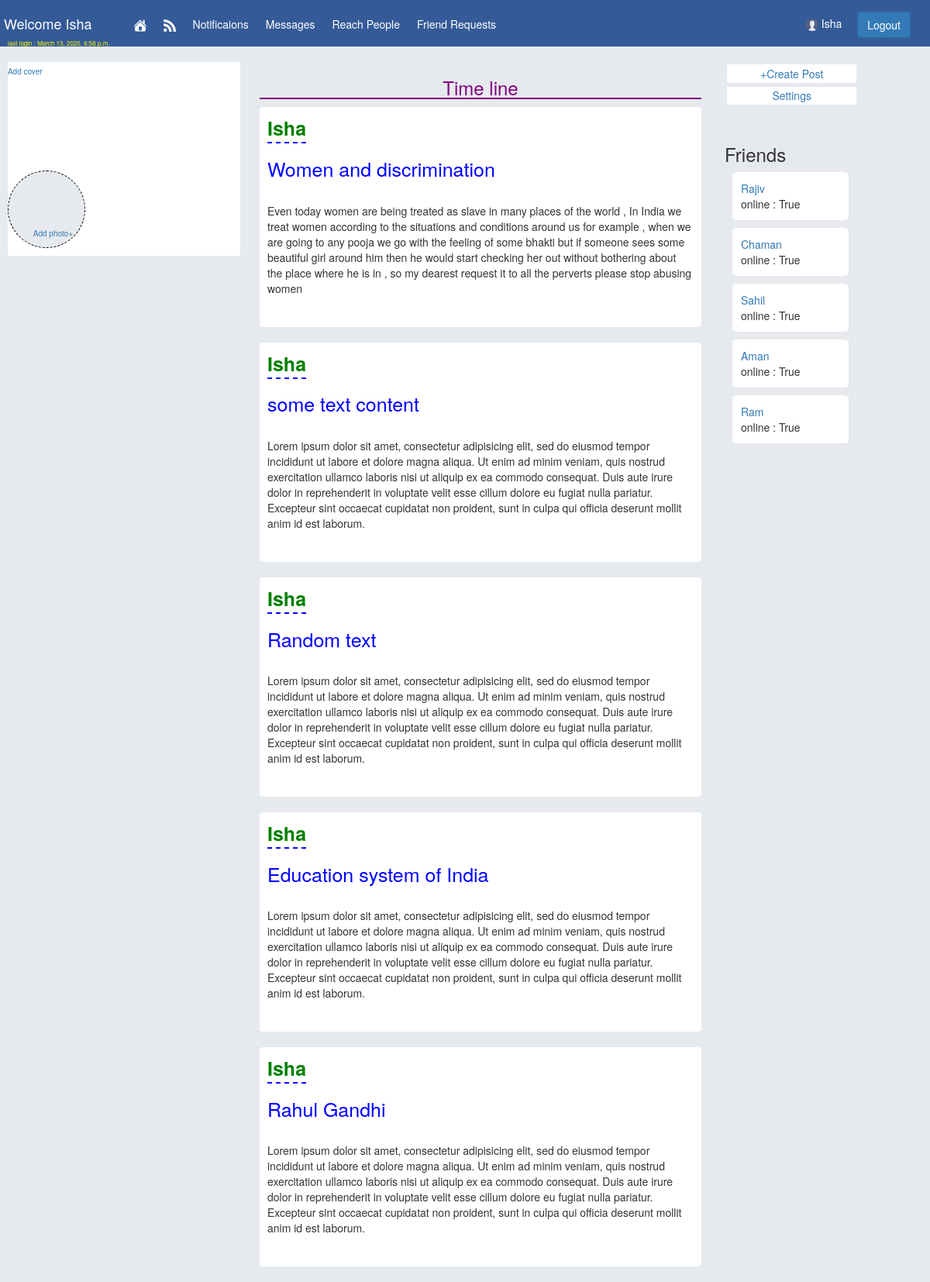
The app's page /profile/5 (signed in) with its own data.
### user_management/models.py (models this page shows)
class Posts(models.Model):
	user 			= 	models.ForeignKey(User,on_delete = models.CASCADE)
	content_type 	=	models.CharField(max_length=50 ,blank = True)				# This will be the caption or the heading of any post
	content 		=	models.TextField()
	post_image      =	models.ImageField(blank = True)
	no_of_likes		=	models.IntegerField(blank= True)
	no_of_comments	=	models.IntegerField(blank = True)

class friend(models.Model):
	my_detail 		=	models.ForeignKey(User,on_delete = models.CASCADE,related_name='my_detail')
	friend 			=	models.ForeignKey(User,on_delete = models.CASCADE,related_name='friend')

### user_management/views.py (the view)
# urls.py: path('profile/<int:id>',profile_page),
def profile_page(request,id):
	login = 0
	if (request.user.is_authenticated):
		posts 	= Posts.objects.filter(user = request.user)
		friends = friend.objects.filter(my_detail = request.user)
		return render(request,'profile.html', {'posts':posts,'friends':friends})
	else:
		return redirect('/login')

### user_management/templates/profile.html (shortened to what this page needs)
{% load static%}
<!DOCTYPE html>
<html>
<head>
	<link rel="stylesheet" type="text/css" href="{% static 'bootstrap.min.css'%}">
	<link rel="stylesheet" type="text/css" href="{% static 'profile.css'%}">
</head>
<body style="background-color: #E6E9ED">
	<nav class="navbar navbar-light navbar-fixed-top" style="background-color: #345A97;height:60px; ">
		<div class="container-fluid">
		    <div class="navbar-header">
		      <a class="navbar-brand " href="/" style="color:white;padding: 20px;">
		    	  Welcome {{request.user|capfirst}}
		  	  </a><br>
		      <div style="padding-left:10px;color:yellow;font-size: 8px; ">
		      		last login : {{request.user.last_login}}
		      </div>
		    </div>
		    <ul class="icons navbar-nav">
		      <li><a href="/profile/{{request.user.id}}"><img src="{%static 'home.ico'%}"></a></li>
		      <li><a href="#"><img src="{%static 'newfeed.ico'%}"></a></li>
		      <li><a href="#">Notificaions</a></li>
		      <li><a href="#">Messages</a></li>
		      <li><a href="/exploring">Reach People</a></li>
		      <li ><a href="#" >Friend Requests</a></li>
		    </ul>
		    <div class="navbar-right" style="margin:15px;">
		    	<span>
		    		<a href="/profile/{{request.user.id}}">
		    			<span class="u_icon">
		    				<img src="{%static 'user.png'%}">
		    				<span style="color:white;margin-right:10px;"> {{request.user|capfirst}}</span>
		    			</span>
		    		</a>
		    	</span>
		    	<span>
		    		<a href="/logout" style="margin-right:10px;">
		    			<button class="btn btn-primary">Logout</button>
		    		</a>
		    	</span>
		    </div>
	  </div>
	</nav>
	{%if request.user.is_authenticated%}
		<div class="container-fluid " style="position: relative;top:80px;">
			<div class="col-lg-3  custom  " style="padding:0px">
				<div class="cover-pic ">
					<div class="profile-pic">
						<p style="position:absolute;right:15px;bottom:10px;margin:0px;">
							<a href="#" class="" style="text-align: center;font-size: 10px;">
								Add photo+
							</a>
						</p>
					</div>
					<div>
						<p><a href="#" style="font-size: 10px;	">Add cover</a></p>
					</div>
				</div>
			</div>
			<div class="col-lg-6" style="background-color:#E6E9ED; ">
				<h3 style="color:purple;text-align: center;border-bottom:2px solid purple;">Time line</h3>
				<div class="">
					{% if posts%}
						{% for post in posts %}
							<div class="post">
								<p><strong class="post-uname">{{post.user.username|capfirst}}</strong></p>
								<h3 class="post-heading">{{post.content_type}}</h3>
								<br>
								<p class="post-content">{{post.content}}</p>
								<br>
							</div>
							<br>
						{% endfor %}
					{% else %}
						<h3 style="color:blue">Add posts</h3>
					{%endif%}
				</div>
			</div>
			<div class="col-lg-2 " style="">
				<div class="functions">
					<ul>
						<li>
							<a id = "myBtn"> +Create Post </a>
						</li>
						<li>
							<a href="">Settings </a>
						</li>
					</ul>
				</div>
				<div class ="friend-wrapper ">
					<h3>Friends</h3>
						{%if friends %}
							{%for f in friends %}
								<div class="friend-box">
									<a href="/display/{{f.friend.id}}">
										{{f.friend.username|capfirst}}
									</a><br>
									online : {{f.friend.is_active}}
								</div>
							{% endfor %}
						{% else %}
							<div class="friend-box">No friends</div>
						{% endif %}
				</div>
			</div>
		</div>
	{%else%}
		<h1>You are not logged in </h1>
	{%endif%}
</body>
</html>

### user_management/static/profile.css (style rules this page uses)
* { padding:0px; margin:0px; box-sizing: border-box; }
.icons { padding:15px; }
.icons li { list-style: none; margin-left:10px; color:white; border: 1px solid #345A97; border-radius:10%; padding:5px; }
.icons li a { color:white; text-decoration: none; }
.navbar-right { width:auto; }
.u_icon { padding:5px; border: 1px solid #345A97; border-radius:10%; }
.container-fluid { padding:0px; }
.custom { margin-left:10px; margin-right:10px; background-color: white; }
.cover-pic { width:auto; height:250px; position:relative; }
.profile-pic { width:100px; height:100px; background-color: #E6E9ED; border-radius: 50%; border:1px dashed black; position: absolute; left:0px; bottom: 10px; }
.post { border-radius:1%; padding:10px; background-color: white; }
.post-uname { color:green; border-bottom: 2px dashed blue; font-size: 25px; }
.post-heading { font-size: 25px; color:blue; }
.functions { margin:2%; margin-bottom :30%; margin-right:0px; background-color:; border-radius:2%; }
.functions ul li { list-style: none; background-color: white; padding:1%; margin-bottom:3%; text-align: center; }
.friend-box { border:1px solid white; border-radius: 5%; padding:10px; margin: 10px; background-color: white; }
#myBtn { cursor: pointer; }

### records on screen
Posts: user.username "Isha", content_type "Women and discrimination", content "Even today women are being treated as slave in many places of the world , In India we treat women according to the situations and conditions around us for example , when we are going to any pooja we go with the feeling of some bhakti but if someone sees some beautiful girl around him then he would start checking her out without bothering about the place where he is in , so my dearest request it to all the perverts please stop abusing women"
Posts: user.username "Isha", content_type "some text content", content "Lorem ipsum dolor sit amet, consectetur adipisicing elit, sed do eiusmod tempor incididunt ut labore et dolore magna aliqua. Ut enim ad minim veniam, quis nostrud exercitation ullamco laboris nisi ut aliquip ex ea commodo consequat. Duis aute irure dolor in reprehenderit in voluptate velit esse cillum dolore eu fugiat nulla pariatur. Excepteur sint occaecat cupidatat non proident, sunt in culpa qui officia deserunt mollit anim id est laborum."
Posts: user.username "Isha", content_type "Random text", content "Lorem ipsum dolor sit amet, consectetur adipisicing elit, sed do eiusmod tempor incididunt ut labore et dolore magna aliqua. Ut enim ad minim veniam, quis nostrud exercitation ullamco laboris nisi ut aliquip ex ea commodo consequat. Duis aute irure dolor in reprehenderit in voluptate velit esse cillum dolore eu fugiat nulla pariatur. Excepteur sint occaecat cupidatat non proident, sunt in culpa qui officia deserunt mollit anim id est laborum."
Posts: user.username "Isha", content_type "Education system of India", content "Lorem ipsum dolor sit amet, consectetur adipisicing elit, sed do eiusmod tempor incididunt ut labore et dolore magna aliqua. Ut enim ad minim veniam, quis nostrud exercitation ullamco laboris nisi ut aliquip ex ea commodo consequat. Duis aute irure dolor in reprehenderit in voluptate velit esse cillum dolore eu fugiat nulla pariatur. Excepteur sint occaecat cupidatat non proident, sunt in culpa qui officia deserunt mollit anim id est laborum."
Posts: user.username "Isha", content_type "Rahul Gandhi", content "Lorem ipsum dolor sit amet, consectetur adipisicing elit, sed do eiusmod tempor incididunt ut labore et dolore magna aliqua. Ut enim ad minim veniam, quis nostrud exercitation ullamco laboris nisi ut aliquip ex ea commodo consequat. Duis aute irure dolor in reprehenderit in voluptate velit esse cillum dolore eu fugiat nulla pariatur. Excepteur sint occaecat cupidatat non proident, sunt in culpa qui officia deserunt mollit anim id est laborum."
friend: friend.username "Rajiv", friend.is_active "True"
friend: friend.username "Chaman", friend.is_active "True"
friend: friend.username "Sahil", friend.is_active "True"
friend: friend.username "Aman", friend.is_active "True"
friend: friend.username "Ram", friend.is_active "True"

### other values on screen
{{ request.user|capfirst }} "Isha"
{{ request.user.last_login }} "March 13, 2020, 6:58 p.m."
